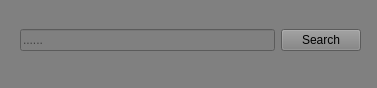
<?xml version="1.0" encoding="UTF-8"?>
<ui version="4.0">
 <class>Form</class>
 <widget class="QWidget" name="Form">
  <property name="geometry">
   <rect>
    <x>0</x>
    <y>0</y>
    <width>377</width>
    <height>88</height>
   </rect>
  </property>
  <property name="windowTitle">
   <string>Search</string>
  </property>
  <property name="styleSheet">
   <string notr="true">background: gray;</string>
  </property>
  <widget class="QWidget" name="horizontalLayoutWidget">
   <property name="geometry">
    <rect>
     <x>20</x>
     <y>20</y>
     <width>341</width>
     <height>41</height>
    </rect>
   </property>
   <layout class="QHBoxLayout" name="horizontalLayout">
    <item>
     <widget class="QLineEdit" name="lineEdit">
      <property name="placeholderText">
       <string>......</string>
      </property>
     </widget>
    </item>
    <item>
     <widget class="QPushButton" name="pushButton">
      <property name="text">
       <string>Search</string>
      </property>
     </widget>
    </item>
   </layout>
  </widget>
 </widget>
 <resources/>
 <connections/>
</ui>
